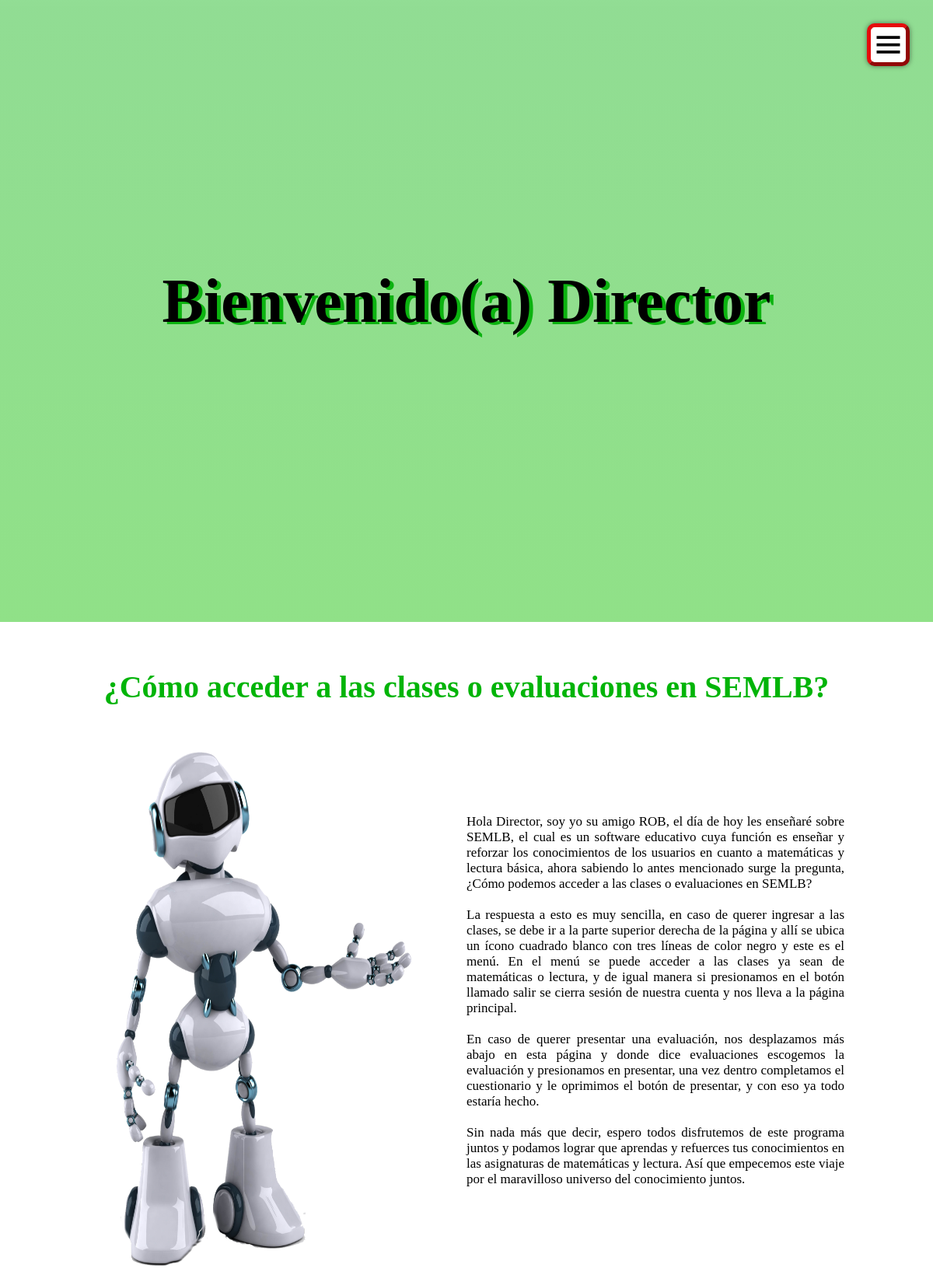
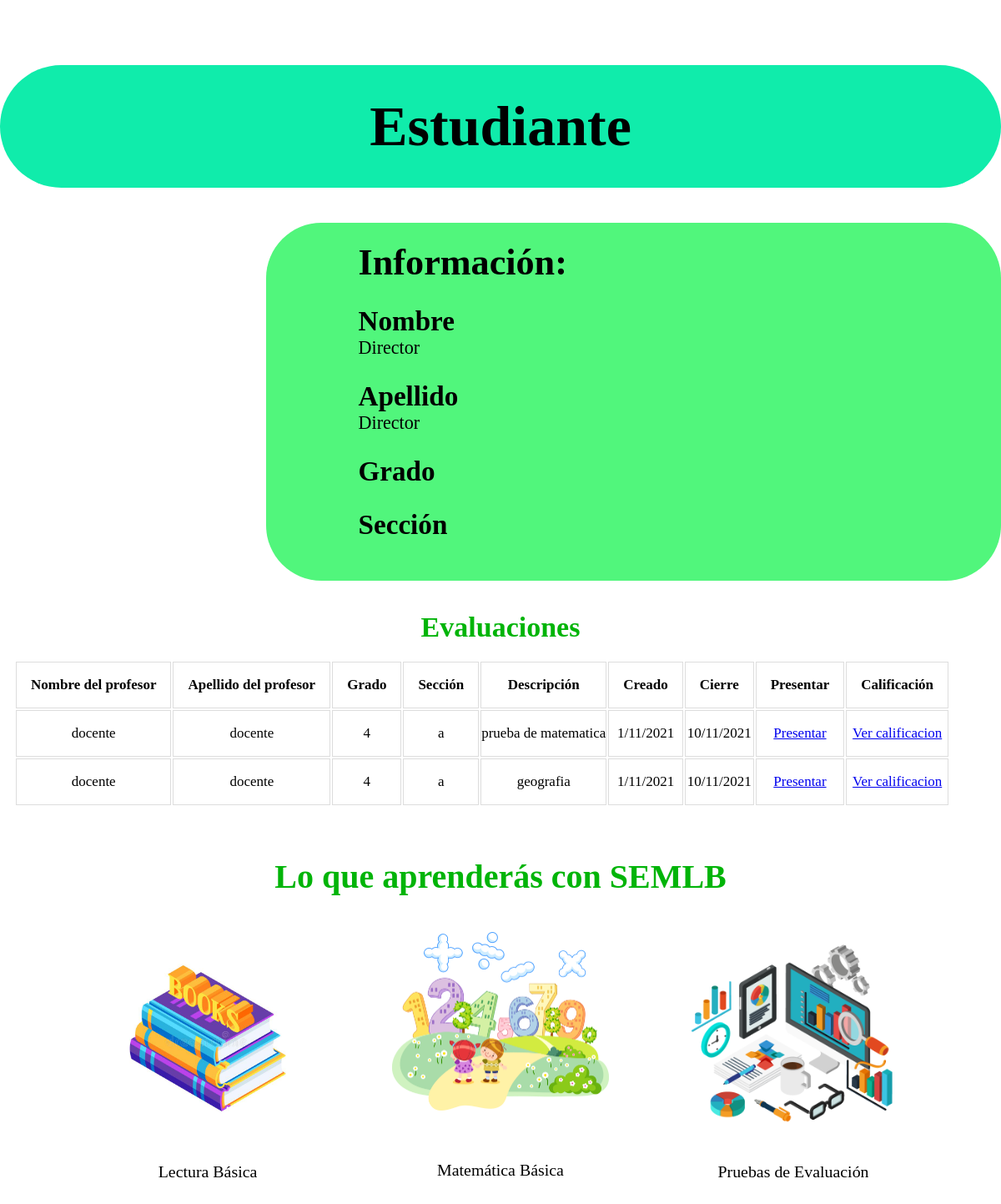
/estudiante/index.php (signed in), run on the app's committed database (2 pictures, top to bottom).
### tables this page shows
CREATE TABLE `evaluaciones` (
  `id` int(255) NOT NULL,
  `id_profesor` int(255) NOT NULL,
  `nombres_profesor` varchar(100) NOT NULL,
  `apellidos_profesor` varchar(100) NOT NULL,
  `creado` varchar(10) NOT NULL,
  `pregunta1` varchar(500) NOT NULL,
  `pregunta2` varchar(500) DEFAULT NULL,
  `pregunta3` varchar(500) DEFAULT NULL,
  `pregunta4` varchar(500) DEFAULT NULL,
  `pregunta5` varchar(500) NOT NULL,
  `pregunta6` varchar(500) NOT NULL,
  `pregunta7` varchar(500) NOT NULL,
  `pregunta8` varchar(500) NOT NULL,
  `pregunta9` varchar(500) NOT NULL,
  `pregunta10` varchar(500) NOT NULL,
  `pregunta11` varchar(500) NOT NULL,
  `pregunta12` varchar(500) NOT NULL,
  `pregunta13` varchar(500) NOT NULL,
  `pregunta14` varchar(500) NOT NULL,
  `pregunta15` varchar(500) NOT NULL,
  `pregunta16` varchar(500) NOT NULL,
  `pregunta17` varchar(500) NOT NULL,
  `pregunta18` varchar(500) NOT NULL,
  `pregunta19` varchar(500) NOT NULL,
  `pregunta20` varchar(500) NOT NULL,
  `cierre` varchar(10) NOT NULL,
  `publico` varchar(2) NOT NULL,
  `descripcion` varchar(500) NOT NULL,
  `grado` varchar(2) NOT NULL,
  `seccion` varchar(2) NOT NULL
);

### estudiante/index.php (the view, shortened to what this page needs)
<!DOCTYPE html>
<html lang="es">
<head>
    <link rel="stylesheet" type="text/css" href="../css/estilos2.css">
    <link href='https://unpkg.com/boxicons@2.0.9/css/boxicons.min.css' rel='stylesheet'>
</head>
<body>
    <header class="header" id="inicio">
    <img src="../img/hamburguesa.svg" alt="" class="hamburger">
    <div class="contenedor head">
    <h1 class="titulo" style="text-shadow: #0CB310 5px 3px;">Bienvenido(a) <?php echo $_SESSION['nombres']; ?></h1>
    </header>
    <main>
    <section class="services contenedor" id="servicio">
        <h2 class="subtitulo">¿Cómo acceder a las clases o evaluaciones en SEMLB?</h2>
        <div class="contenedor-servicio">
            <img src="../img/ROB1.png" alt="" width="200px" height="700px">
            <div class="checklist-servicio">
                <div class="service" align=justify>
                    <br>
                    <p> Hola <?php echo $_SESSION['nombres']; ?>, soy yo su amigo ROB, el día de hoy les enseñaré sobre SEMLB, el cual es un software educativo cuya función es enseñar y
                    reforzar los conocimientos de los usuarios en cuanto a matemáticas y lectura
                    básica, ahora sabiendo lo antes mencionado surge la pregunta, ¿Cómo podemos acceder
                     a las clases o evaluaciones en SEMLB?</p>
                     <br>
                     <p>La respuesta a esto es muy sencilla, en caso de querer ingresar a las clases, se debe ir a la parte superior derecha de la página y allí se ubica un ícono cuadrado blanco con tres líneas de color negro y este es el menú. En el menú se puede acceder a las clases ya sean de matemáticas o lectura, y de igual manera si presionamos en el botón llamado salir se cierra sesión de nuestra cuenta y nos lleva a la página principal.</p>
                    <br>
                    <p>En caso de querer presentar una evaluación, nos desplazamos más abajo en esta página y donde dice evaluaciones escogemos la evaluación y presionamos en presentar, una vez dentro completamos el cuestionario y le oprimimos el botón de presentar, y  con eso ya todo estaría hecho.</p>
                    <br>
                    <p>Sin nada más que decir, espero todos disfrutemos de este programa juntos y podamos lograr que aprendas y refuerces tus conocimientos en las asignaturas de matemáticas y lectura. Así que empecemos este viaje por el maravilloso universo
                    del conocimiento juntos.</p>
                </div>
            </div>
        </div>
    </section>
<?php
	if (empty($_SESSION['id'])) {
		header("Location: ../inicioDeSesion");
	}else{
		?>
<br>
<div class="contenido">
    <div class="titulo"><h1>Estudiante</h1></div>
    <div class="texto"><h1>Información:</h1> <br>
            <h2>Nombre</h2>
            <p><?php echo $_SESSION['nombres']; ?></p>
            <br>
            <h2>Apellido</h2>
            <p><?php echo $_SESSION['apellidos']; ?></p>
            <br>
            <h2>Grado</h2>
            <br>
            <h2>Sección</h2>
            <br>
        </div>
    </div>
<br>
		<div class="columna2">
			<h1 style="color: #00B408;">Evaluaciones</h1><br>
			<table style="padding: 0 1em;">
			<thead>
				<th>Nombre del profesor</th>
				<th>Apellido del profesor</th>
				<th>Grado</th>
				<th>Sección</th>
				<th>Descripción</th>
				<th>Creado</th>
				<th>Cierre</th>
				<th>Presentar</th>
                <th>Calificación</th>
			</thead>
				<?php
		$grado = $_SESSION['grado'];
		$seccion = $_SESSION['seccion'];
		$conn = mysqli_connect('localhost','root','','crud');
		$query = "SELECT * FROM evaluaciones WHERE (grado LIKE '%$grado%') AND (seccion LIKE '%$seccion%')";
		$result = mysqli_query($conn, $query);
		while ($row = mysqli_fetch_array($result)) {
            if ($row['publico']=="1") { ?>
                <tbody>
            <td><?php echo $row['nombres_profesor'];?></td>
            <td><?php echo $row['apellidos_profesor'];?></td>
            <td><?php echo $row['grado'];?></td>
            <td><?php echo $row['seccion'];?></td>
            <td><?php echo $row['descripcion'];?></td>
            <td><?php echo $row['creado'];?></td>
            <td><?php echo $row['cierre'];?></td>
            <td><a href="presentar/index.php?id=<?php echo $row['id']?>">Presentar </a></td>
            <td><a href="presentar/index.php?id=<?php echo $row['id']."#puntos"?>">Ver calificacion</a></td>
<?php }
}
?>
		</tbody>
		</table>
		</div>
		<?php
	}
?>
    <section class="contenedor" id="expertos">
        <h2 class="subtitulo">Lo que aprenderás con SEMLB</h2>
        <section class="experts">
            <div class="cont-expert">
                <img src="../img/book.jpg" alt="">
                <h3 class="n-expert">Lectura Básica</h3>
            </div>
            <div class="cont-expert">
                <img src="../img/mate.png" alt="">
                <br>
                <br>
                <h3 class="n-expert">Matemática Básica</h3>
            </div>
            <div class="cont-expert">
                <img src="../img/10.png" alt="">
                <h3 class="n-expert">Pruebas de Evaluación</h3>
            </div>
        </section>
    </section>
</main>
<br><br><br>
</body>
</html>

### css/estilos2.css (style rules this page uses)
* { margin: 0; padding: 0; box-sizing: border-box; }
:root { scroll-behavior: smooth; }
body { font-family: 'Courgette', cursive; font-size: 17px; }
.contenedor { width: 90%; max-width: 1200px; overflow: hidden; margin: auto; padding: 60px 0; }
header { height: 100vh; background-image:linear-gradient(to top, rgba(132,250,176,0.4) 0%, rgba(143,211,244,0.5) 100%), url(../img/fondolegal.jpg); background-repeat: no-repeat; background-size: cover; background-attachment: fixed; background-position: center; }
.head { text-align: center; padding:0; height: 100%; display: flex; justify-content: center; align-items: center; flex-direction: column; color: #000; }
.hamburger { position: fixed; top: 30px; right: 30px; background: #fff; width: 55px; height: 55px; cursor: pointer; border-radius: 10px; box-shadow: 0 0 6px rgba(0,0,0,.5); border: 5px outset #E60C0C; }
.titulo { font-size: 80px; margin-bottom: 25px; }
.contenido { display: grid; grid-gap: 1em; grid-template-areas: "titulo titulo titulo" "imagen texto texto" "imagenejemplos imagenejemplos imagenejemplos"; }
.contenido .titulo { border-radius: 3em; background: #10ECAB; padding: 1em 4em; grid-area: titulo; display: flex; justify-content: center; align-items: center; font-size: 2em }
.contenido .texto { border-radius: 3em; background: #51F67C; padding: 1em 5em; grid-area: texto; display: flex; justify-content: center; align-items: flex-start; font-size:1.3em; flex-direction: column; }
.columna2 { justify-content: center; text-align: center; }
.subtitulo { text-align: center; font-weight: 300px; color: #00B408; margin-bottom: 40px; font-size: 40px; }
.contenedor-servicio { display: flex; justify-content: space-evenly; align-items: center; flex-wrap: wrap; }
.contenedor-servicio img { width: 40%; }
.checklist-servicio { width: 45%; }
.service { margin-bottom: 40px; }
.experts { display: flex; justify-content: space-evenly; align-items: center; flex-wrap: wrap; }
.cont-expert { width: 30%; text-align: center; margin-bottom: 20px; }
.cont-expert img { width: 80%; display: block; margin: 0 auto; }
.n-expert { display: inline-block; margin-top: 20px; width: 100%; font-weight: 400; }

### estudiante/index.php (style rules this page uses)
th { padding: 1em 1em;border: solid #ddd 1px }
td { text-align: center;padding: 1em 0;border: solid #ddd 1px }

### data on the page
evaluaciones: nombres_profesor "docente", apellidos_profesor "docente", grado "4", seccion "a", descripcion "prueba de matematica", creado "1/11/2021", cierre "10/11/2021"
evaluaciones: nombres_profesor "docente", apellidos_profesor "docente", grado "4", seccion "a", descripcion "geografia", creado "1/11/2021", cierre "10/11/2021"

### other printed values
$_SESSION['nombres'] "Director"
$_SESSION['apellidos'] "Director"
